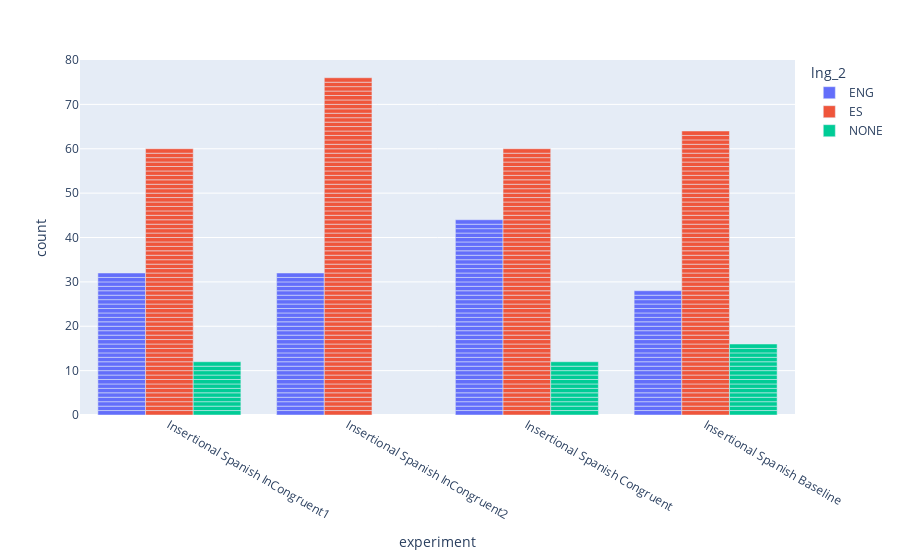
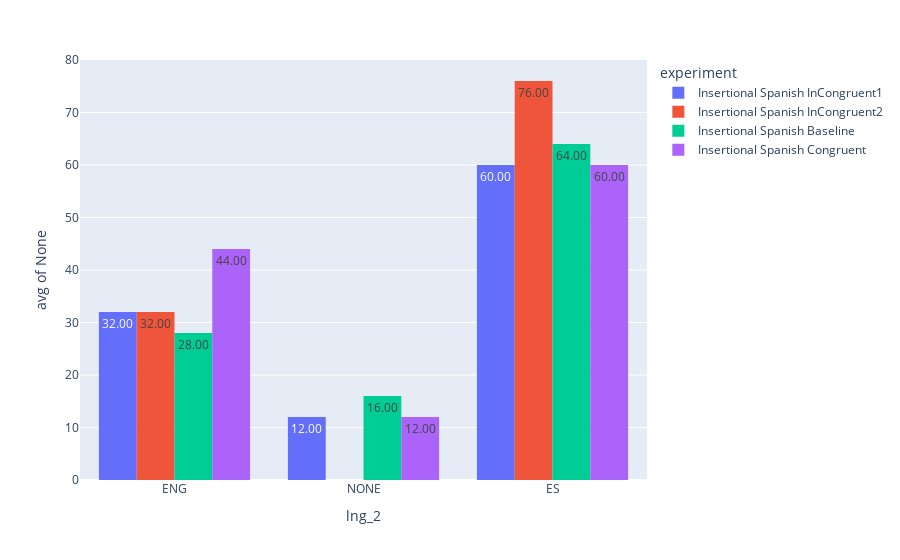

Notebook source saved alongside these figures, in order:
### Code cell
px.bar(df_copy,
             x='experiment',
             color='lng_2',
#                y='Q_enjoy',
               barmode="group"
            ).show()

px.histogram(df_copy,
             x='lng_2',
#              y='Q_enjoy',
             color='experiment',
             text_auto='.2f',
             histfunc='avg',
             barmode="group",
            ).show()
# px.bar(df_copy,
#              x='experiment',
#              color='lng_2',
#                barmode="group"
#             ).show()

### Figure 1 — Plotly figure (JSON) as saved in the notebook; plotly's stock layout.template omitted (floating-point values rounded to 4 significant figures; data arrays with more than 128 entries replaced by an {"elided": "..."} marker saying what was removed)
{"data": [{"alignmentgroup": "True", "hovertemplate": "lng_2=ENG<br>experiment=%{x}<br>count=%{y}<extra></extra>", "legendgroup": "ENG", "marker": {"color": "#636efa", "pattern": {"shape": ""}}, "name": "ENG", "offsetgroup": "ENG", "orientation": "v", "showlegend": true, "textposition": "auto", "type": "bar", "x": {"elided": "136 str values"}, "xaxis": "x", "y": {"elided": "136 int values"}, "yaxis": "y"}, {"alignmentgroup": "True", "hovertemplate": "lng_2=ES<br>experiment=%{x}<br>count=%{y}<extra></extra>", "legendgroup": "ES", "marker": {"color": "#EF553B", "pattern": {"shape": ""}}, "name": "ES", "offsetgroup": "ES", "orientation": "v", "showlegend": true, "textposition": "auto", "type": "bar", "x": {"elided": "260 str values"}, "xaxis": "x", "y": {"elided": "260 int values"}, "yaxis": "y"}, {"alignmentgroup": "True", "hovertemplate": "lng_2=NONE<br>experiment=%{x}<br>count=%{y}<extra></extra>", "legendgroup": "NONE", "marker": {"color": "#00cc96", "pattern": {"shape": ""}}, "name": "NONE", "offsetgroup": "NONE", "orientation": "v", "showlegend": true, "textposition": "auto", "type": "bar", "x": ["Insertional Spanish InCongruent1", "Insertional Spanish InCongruent1", "Insertional Spanish InCongruent1", "Insertional Spanish InCongruent1", "Insertional Spanish Congruent", "Insertional Spanish Congruent", "Insertional Spanish Congruent", "Insertional Spanish Congruent", "Insertional Spanish Congruent", "Insertional Spanish Congruent", "Insertional Spanish Congruent", "Insertional Spanish Congruent", "Insertional Spanish Baseline", "Insertional Spanish Baseline", "Insertional Spanish Baseline", "Insertional Spanish Baseline", "Insertional Spanish Baseline", "Insertional Spanish Baseline", "Insertional Spanish Baseline", "Insertional Spanish Baseline", "Insertional Spanish Baseline", "Insertional Spanish Baseline", "Insertional Spanish Baseline", "Insertional Spanish Baseline", "Insertional Spanish InCongruent1", "Insertional Spanish InCongruent1", "Insertional Spanish InCongruent1", "Insertional Spanish InCongruent1", "Insertional Spanish Congruent", "Insertional Spanish Congruent", "Insertional Spanish Congruent", "Insertional Spanish Congruent", "Insertional Spanish InCongruent1", "Insertional Spanish InCongruent1", "Insertional Spanish InCongruent1", "Insertional Spanish InCongruent1", "Insertional Spanish Baseline", "Insertional Spanish Baseline", "Insertional Spanish Baseline", "Insertional Spanish Baseline"], "xaxis": "x", "y": [1, 1, 1, 1, 1, 1, 1, 1, 1, 1, 1, 1, 1, 1, 1, 1, 1, 1, 1, 1, 1, 1, 1, 1, 1, 1, 1, 1, 1, 1, 1, 1, 1, 1, 1, 1, 1, 1, 1, 1], "yaxis": "y"}], "layout": {"autosize": true, "barmode": "group", "legend": {"title": {"text": "lng_2"}, "tracegroupgap": 0}, "margin": {"t": 60}, "xaxis": {"anchor": "y", "autorange": true, "domain": [0, 1], "range": [-0.5, 3.5], "title": {"text": "experiment"}, "type": "category"}, "yaxis": {"anchor": "x", "autorange": true, "domain": [0, 1], "range": [0, 80], "title": {"text": "count"}, "type": "linear"}}}

### Figure 2 — Plotly figure (JSON) as saved in the notebook; plotly's stock layout.template omitted (floating-point values rounded to 4 significant figures)
{"data": [{"alignmentgroup": "True", "bingroup": "x", "histfunc": "avg", "hovertemplate": "experiment=Insertional Spanish InCongruent1<br>lng_2=%{x}<br>avg of None=%{y}<extra></extra>", "legendgroup": "Insertional Spanish InCongruent1", "marker": {"color": "#636efa", "pattern": {"shape": ""}}, "name": "Insertional Spanish InCongruent1", "offsetgroup": "Insertional Spanish InCongruent1", "orientation": "v", "showlegend": true, "texttemplate": "%{value:.2f}", "type": "histogram", "x": ["ENG", "ENG", "ENG", "ENG", "NONE", "NONE", "NONE", "NONE", "ENG", "ENG", "ENG", "ENG", "ES", "ES", "ES", "ES", "ENG", "ENG", "ENG", "ENG", "ES", "ES", "ES", "ES", "ES", "ES", "ES", "ES", "ES", "ES", "ES", "ES", "ES", "ES", "ES", "ES", "ES", "ES", "ES", "ES", "ES", "ES", "ES", "ES", "ES", "ES", "ES", "ES", "ES", "ES", "ES", "ES", "ENG", "ENG", "ENG", "ENG", "ENG", "ENG", "ENG", "ENG", "NONE", "NONE", "NONE", "NONE", "ES", "ES", "ES", "ES", "ES", "ES", "ES", "ES", "ES", "ES", "ES", "ES", "ES", "ES", "ES", "ES", "ES", "ES", "ES", "ES", "ES", "ES", "ES", "ES", "ENG", "ENG", "ENG", "ENG", "ENG", "ENG", "ENG", "ENG", "NONE", "NONE", "NONE", "NONE", "ENG", "ENG", "ENG", "ENG"], "xaxis": "x", "yaxis": "y"}, {"alignmentgroup": "True", "bingroup": "x", "histfunc": "avg", "hovertemplate": "experiment=Insertional Spanish InCongruent2<br>lng_2=%{x}<br>avg of None=%{y}<extra></extra>", "legendgroup": "Insertional Spanish InCongruent2", "marker": {"color": "#EF553B", "pattern": {"shape": ""}}, "name": "Insertional Spanish InCongruent2", "offsetgroup": "Insertional Spanish InCongruent2", "orientation": "v", "showlegend": true, "texttemplate": "%{value:.2f}", "type": "histogram", "x": ["ENG", "ENG", "ENG", "ENG", "ES", "ES", "ES", "ES", "ENG", "ENG", "ENG", "ENG", "ENG", "ENG", "ENG", "ENG", "ES", "ES", "ES", "ES", "ES", "ES", "ES", "ES", "ES", "ES", "ES", "ES", "ES", "ES", "ES", "ES", "ES", "ES", "ES", "ES", "ES", "ES", "ES", "ES", "ES", "ES", "ES", "ES", "ES", "ES", "ES", "ES", "ES", "ES", "ES", "ES", "ENG", "ENG", "ENG", "ENG", "ENG", "ENG", "ENG", "ENG", "ENG", "ENG", "ENG", "ENG", "ES", "ES", "ES", "ES", "ES", "ES", "ES", "ES", "ES", "ES", "ES", "ES", "ES", "ES", "ES", "ES", "ENG", "ENG", "ENG", "ENG", "ES", "ES", "ES", "ES", "ES", "ES", "ES", "ES", "ES", "ES", "ES", "ES", "ENG", "ENG", "ENG", "ENG", "ES", "ES", "ES", "ES", "ES", "ES", "ES", "ES"], "xaxis": "x", "yaxis": "y"}, {"alignmentgroup": "True", "bingroup": "x", "histfunc": "avg", "hovertemplate": "experiment=Insertional Spanish Baseline<br>lng_2=%{x}<br>avg of None=%{y}<extra></extra>", "legendgroup": "Insertional Spanish Baseline", "marker": {"color": "#00cc96", "pattern": {"shape": ""}}, "name": "Insertional Spanish Baseline", "offsetgroup": "Insertional Spanish Baseline", "orientation": "v", "showlegend": true, "texttemplate": "%{value:.2f}", "type": "histogram", "x": ["ES", "ES", "ES", "ES", "ES", "ES", "ES", "ES", "ES", "ES", "ES", "ES", "ENG", "ENG", "ENG", "ENG", "ES", "ES", "ES", "ES", "ES", "ES", "ES", "ES", "ES", "ES", "ES", "ES", "ENG", "ENG", "ENG", "ENG", "ES", "ES", "ES", "ES", "ES", "ES", "ES", "ES", "ES", "ES", "ES", "ES", "NONE", "NONE", "NONE", "NONE", "ENG", "ENG", "ENG", "ENG", "NONE", "NONE", "NONE", "NONE", "NONE", "NONE", "NONE", "NONE", "ES", "ES", "ES", "ES", "ENG", "ENG", "ENG", "ENG", "ES", "ES", "ES", "ES", "ES", "ES", "ES", "ES", "ES", "ES", "ES", "ES", "ENG", "ENG", "ENG", "ENG", "ENG", "ENG", "ENG", "ENG", "ENG", "ENG", "ENG", "ENG", "ES", "ES", "ES", "ES", "ES", "ES", "ES", "ES", "ES", "ES", "ES", "ES", "NONE", "NONE", "NONE", "NONE"], "xaxis": "x", "yaxis": "y"}, {"alignmentgroup": "True", "bingroup": "x", "histfunc": "avg", "hovertemplate": "experiment=Insertional Spanish Congruent<br>lng_2=%{x}<br>avg of None=%{y}<extra></extra>", "legendgroup": "Insertional Spanish Congruent", "marker": {"color": "#ab63fa", "pattern": {"shape": ""}}, "name": "Insertional Spanish Congruent", "offsetgroup": "Insertional Spanish Congruent", "orientation": "v", "showlegend": true, "texttemplate": "%{value:.2f}", "type": "histogram", "x": ["ENG", "ENG", "ENG", "ENG", "ES", "ES", "ES", "ES", "ES", "ES", "ES", "ES", "ENG", "ENG", "ENG", "ENG", "ENG", "ENG", "ENG", "ENG", "ENG", "ENG", "ENG", "ENG", "NONE", "NONE", "NONE", "NONE", "ES", "ES", "ES", "ES", "ENG", "ENG", "ENG", "ENG", "NONE", "NONE", "NONE", "NONE", "ES", "ES", "ES", "ES", "ENG", "ENG", "ENG", "ENG", "ENG", "ENG", "ENG", "ENG", "ES", "ES", "ES", "ES", "ES", "ES", "ES", "ES", "ENG", "ENG", "ENG", "ENG", "NONE", "NONE", "NONE", "NONE", "ENG", "ENG", "ENG", "ENG", "ES", "ES", "ES", "ES", "ES", "ES", "ES", "ES", "ES", "ES", "ES", "ES", "ENG", "ENG", "ENG", "ENG", "ES", "ES", "ES", "ES", "ES", "ES", "ES", "ES", "ENG", "ENG", "ENG", "ENG", "ES", "ES", "ES", "ES", "ES", "ES", "ES", "ES", "ES", "ES", "ES", "ES", "ES", "ES", "ES", "ES"], "xaxis": "x", "yaxis": "y"}], "layout": {"autosize": true, "barmode": "group", "legend": {"title": {"text": "experiment"}, "tracegroupgap": 0}, "margin": {"t": 60}, "xaxis": {"anchor": "y", "autorange": true, "domain": [0, 1], "range": [-0.5, 2.5], "title": {"text": "lng_2"}, "type": "category"}, "yaxis": {"anchor": "x", "autorange": true, "domain": [0, 1], "range": [0, 80], "title": {"text": "avg of None"}}}}
